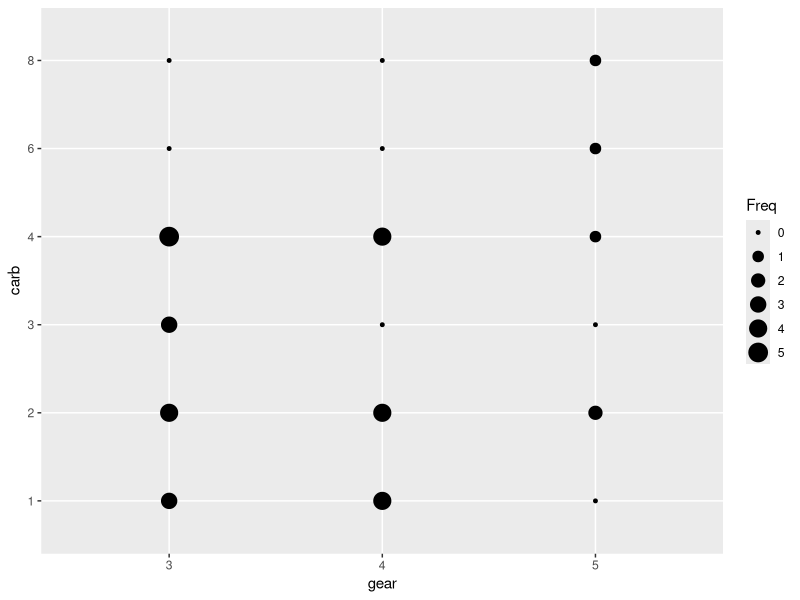
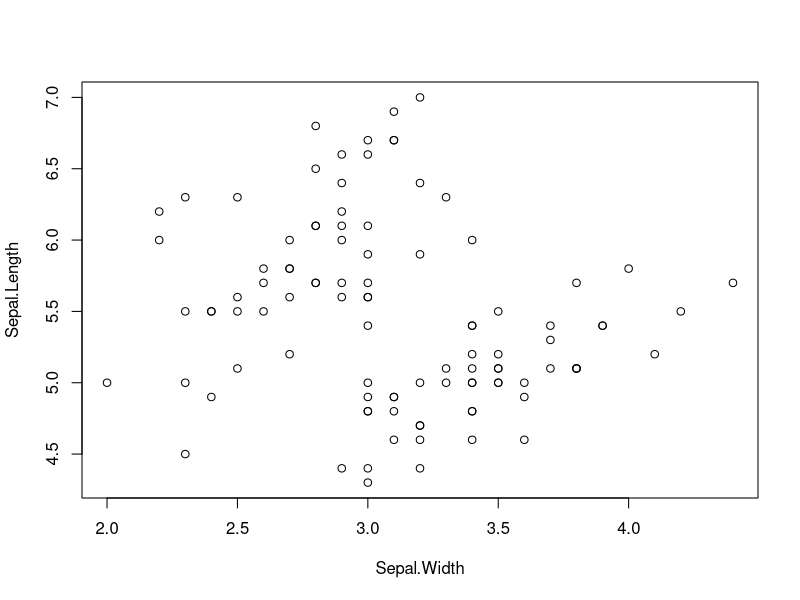

Recreate these plots in R, in order.
## ---- chunk 1
library(magrittr,quietly=T)
library(dplyr,quietly=T)
## ---- chunk 2
df <- data.frame(x1=rnorm(100),x2=rnorm(100),x3=rnorm(100))

df %>% head(1)  # same as using head(df,1)
df %>% head(.,1)  # same as using head(df,1)
## ---- chunk 3
library(ggplot2)
mtcars %>%
  xtabs(~gear+carb,data=.) %>% 
  as.data.frame %>% 
  ggplot(.,aes(x=gear,y=carb,size=Freq)) +
  geom_point()
## ---- chunk 4
sapply(iris[iris$Sepal.Length < mean(iris$Sepal.Length),-5],FUN = mean)
iris %>% 
  mutate(avg.length=mean(Sepal.Length)) %>% 
  filter(Sepal.Length<avg.length) %>% 
  select(-Species,-avg.length) %>%
  summarise_each(funs(mean))
## ---- chunk 5
library(datasets)
table(CO2$Treatment,CO2$Type)
# with(CO2,table(Treatment,Type))
CO2 %$% table(Treatment,Type)
## ---- chunk 6
iris %>%
  filter(Species != 'virginica') %>% 
  select(Sepal.Width,Sepal.Length) %T>%
  plot %>%  # Make scatterplot and keep going
  colMeans
## ---- chunk 7
df <- rexp(5,.5) %>% data.frame(col1=.)
df
df %<>% arrange(col1)
df
